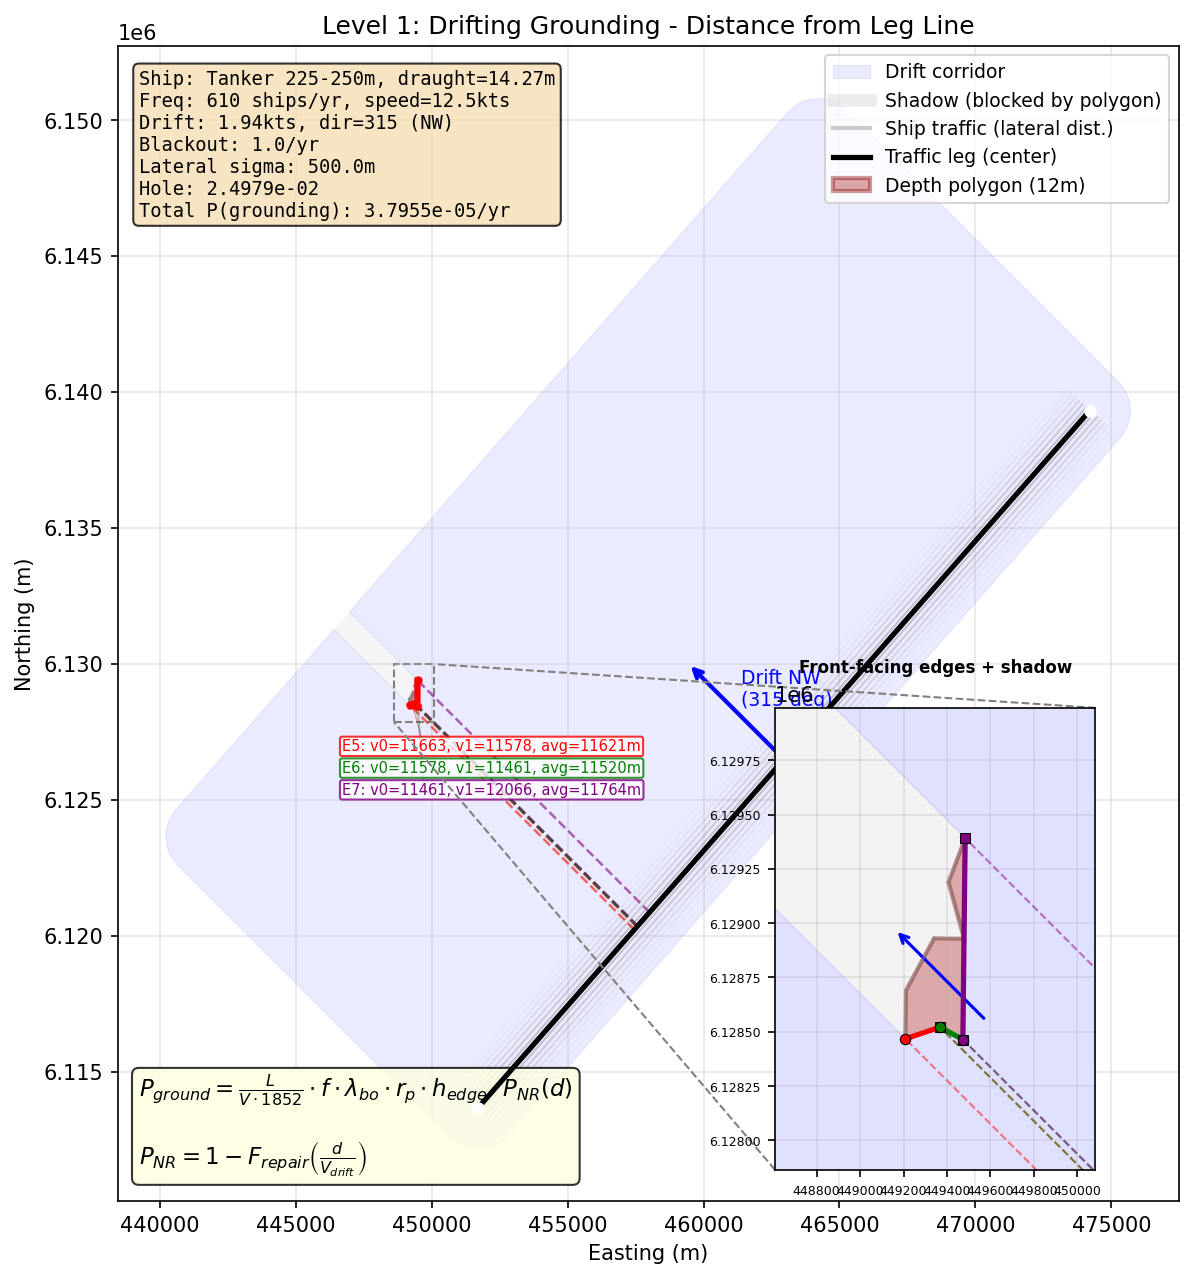

The script that saved this image:
"""
Level 1: Drifting Grounding - Single Polygon, Single Ship Category, Single Leg
===============================================================================

This example demonstrates the fundamental drifting grounding probability
calculation in OMRAT. A ship on a traffic leg suffers a blackout and drifts
in one direction toward a shallow polygon.

Setup:
    - One straight traffic leg (Leg 3 from proj_3_3, bearing ~41 deg NE)
    - One depth polygon (12m depth, a rectangular cell south of the leg)
    - One ship category: Oil tanker 225-250m, draught=14.27m
    - Drift direction: 315 deg compass (NW) -- toward the polygon
    - Uniform wind rose: 1/8 per direction

We show two distance modes:
    (a) start_from = 'leg_center': distance from the leg LINE (default)
    (b) start_from = 'distribution_center': distance from the mean-offset line

In both modes, distance is measured from each edge VERTEX back to the
reference line (leg or offset) along the drift direction using reverse rays.

All computations use OMRAT's actual functions.
"""

import sys
import os
sys.path.insert(0, os.path.abspath(os.path.join(os.path.dirname(__file__), '..', '..')))

import numpy as np
import matplotlib.pyplot as plt
import matplotlib.patches as mpatches
from matplotlib.patches import FancyArrowPatch
from shapely.geometry import LineString, Polygon, Point, box
from shapely.ops import transform
from scipy import stats
import pyproj

from drifting.engine import (
    LegState, ShipState, DriftConfig,
    compass_to_math_deg,
    directional_distance_to_point_from_offset_leg,
    directional_distance_m,
    corridor_width_m,
    build_directional_corridor,
    edge_average_distance_m,
)
from compute.basic_equations import get_not_repaired, get_drift_time
from geometries.analytical_probability import (
    compute_probability_analytical,
    _extract_polygon_rings,
)


# =============================================================================
# 1. GEOMETRY SETUP (from proj_3_3 in EPSG:4326, transformed to UTM)
# =============================================================================

# Leg 3 endpoints (from proj_3_3 model.xml)
# WP_2_End_Point -> WP_3_End_Point (SW to NE, bearing ~41 deg)
leg3_start_lonlat = (14.24187, 55.16728)  # SW endpoint (WP_2_End_Point)
leg3_end_lonlat = (14.59271, 55.39937)    # NE endpoint (WP_3_End_Point)

# Depth polygon BD5A4C46 vertices -- more natural shape with extra corners
poly_vertices_lonlat = [
    (14.20417, 55.30833),
    (14.20300, 55.30650),
    (14.20417, 55.30417),
    (14.20200, 55.30417),
    (14.20000, 55.30200),
    (14.20000, 55.30000),
    (14.20250, 55.30050),
    (14.20417, 55.30000),
    (14.20417, 55.30833),
]

# Transform to UTM zone 33N (EPSG:32633) for metric calculations
proj_wgs84 = pyproj.CRS("EPSG:4326")
proj_utm = pyproj.CRS("EPSG:32633")
transformer = pyproj.Transformer.from_crs(proj_wgs84, proj_utm, always_xy=True)
transformer_inv = pyproj.Transformer.from_crs(proj_utm, proj_wgs84, always_xy=True)

def to_utm(lon, lat):
    return transformer.transform(lon, lat)

def to_wgs84(x, y):
    return transformer_inv.transform(x, y)

# Transform leg to UTM
leg_start_utm = to_utm(*leg3_start_lonlat)
leg_end_utm = to_utm(*leg3_end_lonlat)
leg_line = LineString([leg_start_utm, leg_end_utm])

# Transform polygon to UTM
poly_utm_coords = [to_utm(lon, lat) for lon, lat in poly_vertices_lonlat]
depth_polygon = Polygon(poly_utm_coords)

print("=" * 80)
print("LEVEL 1: Single Polygon, Single Ship Category, Single Leg")
print("=" * 80)
print()
print("GEOMETRY (UTM Zone 33N, EPSG:32633):")
print(f"  Leg start:  ({leg_start_utm[0]:.1f}, {leg_start_utm[1]:.1f}) m")
print(f"  Leg end:    ({leg_end_utm[0]:.1f}, {leg_end_utm[1]:.1f}) m")
print(f"  Leg length: {leg_line.length:.1f} m")
print(f"  Leg bearing: ~41 deg (NE)")
print(f"  Polygon depth: 12 m")
print(f"  Polygon centroid (UTM): ({depth_polygon.centroid.x:.1f}, {depth_polygon.centroid.y:.1f})")
print()

# =============================================================================
# 2. SHIP AND DRIFT PARAMETERS
# =============================================================================

# Ship category: Oil products tanker 225-250m
ship_draught = 14.27  # meters (design draught)
ship_speed_kts = 12.5  # knots (service speed)
ship_freq = 610  # ships/year on this leg (one direction)

# Drift parameters
drift_speed_kts = 1.94  # knots
drift_speed_ms = drift_speed_kts * 1852 / 3600  # m/s = 0.998 m/s
blackout_rate = 1.0  # per year
blackout_per_hour = blackout_rate / (365.25 * 24)

# Repair time distribution (lognormal)
repair_data = {
    'use_lognormal': 1,
    'std': 1.0,    # shape parameter (sigma of log)
    'loc': 0.0,    # location
    'scale': 1.0,  # scale (median repair time in hours)
}

# Wind rose: uniform
rose_prob = 1.0 / 8.0  # 0.125 per direction

# Drift direction: 315 deg compass (NW)
drift_direction = 315

# Lateral distribution: single Gaussian with sigma based on leg width
# In OMRAT, sigma comes from the traffic distribution fitting
# For this example, use a typical value
lateral_sigma = 500.0  # meters (typical for a wide lane)

print("SHIP & DRIFT PARAMETERS:")
print(f"  Ship type: Oil products tanker 225-250m")
print(f"  Draught: {ship_draught} m (> polygon depth 12m -> grounding hazard)")
print(f"  Speed: {ship_speed_kts} kts")
print(f"  Frequency: {ship_freq} ships/year")
print(f"  Drift speed: {drift_speed_kts} kts = {drift_speed_ms:.3f} m/s")
print(f"  Blackout rate: {blackout_rate}/year = {blackout_per_hour:.6e}/hour")
print(f"  Rose probability (NW=315): {rose_prob}")
print(f"  Lateral sigma: {lateral_sigma} m")
print()

# =============================================================================
# 3. CONSTRUCT OMRAT OBJECTS
# =============================================================================

leg_state = LegState(
    leg_id="LEG_3",
    line=leg_line,
    mean_offset_m=0.0,  # No offset (start_from='leg_center')
    lateral_sigma_m=lateral_sigma,
)

ship_state = ShipState(
    draught_m=ship_draught,
    anchor_d=7.0,  # Not used in this simple example (no anchoring zones)
)

reach_distance = 50000.0  # meters (max drift reach)
cfg = DriftConfig(
    reach_distance_m=reach_distance,
    corridor_sigma_multiplier=3.0,
    use_leg_offset_for_distance=False,
)

# =============================================================================
# 4. STEP-BY-STEP CALCULATION
# =============================================================================

print("CALCULATION STEPS:")
print("-" * 80)

# Step 1: Exposure (base rate)
hours_present = (leg_line.length / (ship_speed_kts * 1852)) * ship_freq
base = hours_present * blackout_per_hour
print(f"  Step 1 - Exposure:")
print(f"    hours_present = L / (V * 1852) * freq")
print(f"                  = {leg_line.length:.1f} / ({ship_speed_kts} * 1852) * {ship_freq}")
print(f"                  = {hours_present:.4f} hours/year")
print(f"    base = hours_present * blackout_per_hour")
print(f"         = {hours_present:.4f} * {blackout_per_hour:.6e}")
print(f"         = {base:.6e}")
print()

# Step 2: Probability hole (what fraction of lateral distribution hits polygon)
# Using analytical probability
leg_coords = np.array(leg_line.coords)
leg_start_np = leg_coords[0]
leg_end_np = leg_coords[-1]
leg_vec = leg_end_np - leg_start_np
leg_len = leg_line.length
leg_dir = leg_vec / leg_len
perp_dir = np.array([-leg_dir[1], leg_dir[0]])

# Drift direction vector (compass to math)
math_deg = compass_to_math_deg(drift_direction)
angle_rad = np.radians(math_deg)
drift_vec = np.array([np.cos(angle_rad), np.sin(angle_rad)])

# Lateral distribution
lateral_dist = stats.norm(0, lateral_sigma)
lateral_range = 5.0 * lateral_sigma  # +/- 5 sigma

polygon_rings = _extract_polygon_rings(depth_polygon)

hole_pct = compute_probability_analytical(
    leg_start=leg_start_np,
    leg_vec=leg_vec,
    perp_dir=perp_dir,
    drift_vec=drift_vec,
    distance=reach_distance,
    lateral_range=lateral_range,
    polygon_rings=polygon_rings,
    dists=[lateral_dist],
    weights=np.array([1.0]),
    n_slices=200,
)

print(f"  Step 2 - Probability hole (analytical):")
print(f"    drift_direction = {drift_direction} deg compass = {math_deg:.1f} deg math")
print(f"    drift_vec = ({drift_vec[0]:.4f}, {drift_vec[1]:.4f})")
print(f"    lateral_range = 5 * sigma = {lateral_range:.0f} m")
print(f"    n_slices = 200")
print(f"    hole_pct = {hole_pct:.6e}")
print(f"    (fraction of distribution that intersects polygon in this direction)")
print()

# Step 3: Edge-level distribution of hole
# Get polygon edges and their individual distances
edges = list(zip(poly_utm_coords[:-1], poly_utm_coords[1:]))
print(f"  Step 3 - Edge distances and hole distribution:")
print(f"    Polygon has {len(edges)} edges")

# Build corridor for edge filtering
corridor = build_directional_corridor(leg_state, drift_direction, cfg)

# For each edge, compute its directional distance and check if it faces the drift
edge_data = []
math_deg = compass_to_math_deg(drift_direction)
drift_ux = np.cos(np.radians(math_deg))
drift_uy = np.sin(np.radians(math_deg))

for i, (p1, p2) in enumerate(edges):
    d_avg = edge_average_distance_m(
        leg_state, drift_direction, (p1, p2), use_leg_offset=False
    )
    # Check if edge intersects corridor
    edge_line = LineString([p1, p2])
    in_corridor = corridor.intersects(edge_line)

    # For a CCW polygon (Shapely default), outward normal of edge p1->p2 is (dy, -dx).
    ex, ey = p2[0] - p1[0], p2[1] - p1[1]
    # Shapely exterior is CCW by default; outward normal = (ey, -ex)
    nx, ny = ey, -ex
    # Edge faces drift source if normal points AGAINST drift direction
    faces_drift = (nx * drift_ux + ny * drift_uy) < 0

    edge_data.append({
        'idx': i,
        'p1': p1,
        'p2': p2,
        'dist': d_avg,
        'in_corridor': in_corridor,
        'faces_drift': faces_drift,
        'length': edge_line.length,
    })
    status = ""
    if not in_corridor:
        status = " [outside corridor]"
    elif not faces_drift:
        status = " [shadowed - faces away from drift]"
    if d_avg is not None:
        print(f"    Edge {i} ({p1[0]:.0f},{p1[1]:.0f})->({p2[0]:.0f},{p2[1]:.0f}): "
              f"dist={d_avg:.1f}m, in_corridor={in_corridor}, faces_drift={faces_drift}, "
              f"len={edge_line.length:.1f}m{status}")
    else:
        print(f"    Edge {i}: no valid directional distance (not facing drift)")

# Only edges that are in corridor AND face into the drift can be hit
valid_edges = [e for e in edge_data
               if e['in_corridor'] and e['faces_drift'] and e['dist'] is not None]
shadowed_edges = [e for e in edge_data
                  if e['in_corridor'] and not e['faces_drift'] and e['dist'] is not None]
total_overlap = sum(e['length'] for e in valid_edges)
print()
print(f"    Total overlap of valid edges: {total_overlap:.1f} m")
for e in valid_edges:
    e['edge_hole'] = hole_pct * (e['length'] / total_overlap)
    print(f"    Edge {e['idx']}: edge_hole = {hole_pct:.6e} * "
          f"{e['length']:.1f}/{total_overlap:.1f} = {e['edge_hole']:.6e}")
print()

# Step 4: Probability of not being repaired (per edge)
print(f"  Step 4 - P(not repaired) per edge:")
for e in valid_edges:
    drift_time_s = e['dist'] / drift_speed_ms
    drift_time_h = drift_time_s / 3600
    p_nr = get_not_repaired(repair_data, drift_speed_ms, e['dist'])
    e['p_nr'] = p_nr
    print(f"    Edge {e['idx']}: dist={e['dist']:.1f}m, "
          f"drift_time={drift_time_h:.2f}h, P(not repaired)={p_nr:.6e}")
print()

# Step 5: Final grounding probability per edge
print(f"  Step 5 - Grounding probability per edge:")
print(f"    Formula: P_ground = base * rose * hole_edge * P(not_repaired)")
print()
total_grounding = 0.0
for e in valid_edges:
    p_ground = base * rose_prob * e['edge_hole'] * e['p_nr']
    e['p_ground'] = p_ground
    total_grounding += p_ground
    print(f"    Edge {e['idx']}: {base:.4e} * {rose_prob} * "
          f"{e['edge_hole']:.4e} * {e['p_nr']:.4e} = {p_ground:.4e}")

print()
print(f"  TOTAL grounding probability (NW direction, this ship category):")
print(f"    P_total = {total_grounding:.6e} events/year")
print()

# =============================================================================
# 5. COMPARISON: start_from = 'leg_center' vs 'distribution_center'
# =============================================================================

print("=" * 80)
print("DISTANCE MODE COMPARISON")
print("=" * 80)
print()

# Mode (a): Default -- from leg LINE (mean_offset_m = 0)
print(f"  Mode (a): start_from = 'leg_center' (DEFAULT)")
print(f"    Reference: the leg LINE itself (mean_offset_m = 0)")
print(f"    Distance measured from each edge vertex back to the leg line")
print(f"    along the drift direction (reverse ray).")
for e in valid_edges:
    p1_dist = directional_distance_to_point_from_offset_leg(
        leg_state, drift_direction, Point(e['p1']), use_leg_offset=False)
    p2_dist = directional_distance_to_point_from_offset_leg(
        leg_state, drift_direction, Point(e['p2']), use_leg_offset=False)
    print(f"    Edge {e['idx']}: v0={p1_dist:.1f}m, v1={p2_dist:.1f}m, "
          f"avg={e['dist']:.1f}m")

print()

# Mode (b): From distribution center (mean offset line)
# When traffic is offset from the leg, the mean position differs per direction.
# We use two offsets: +500m (direction A) and -500m (direction B).
example_offset = 500.0
leg_state_offset = LegState(
    leg_id='LEG_3', line=leg_line,
    mean_offset_m=example_offset, lateral_sigma_m=lateral_sigma)
print(f"  Mode (b): start_from = 'distribution_center'")
print(f"    Reference: the mean-offset line (offset = +{example_offset}m from leg)")
print(f"    Distance measured from each edge vertex back to the offset line")
print(f"    along the drift direction (reverse ray).")
for e in valid_edges:
    p1_dist = directional_distance_to_point_from_offset_leg(
        leg_state_offset, drift_direction, Point(e['p1']), use_leg_offset=True)
    p2_dist = directional_distance_to_point_from_offset_leg(
        leg_state_offset, drift_direction, Point(e['p2']), use_leg_offset=True)
    d_vals = [d for d in (p1_dist, p2_dist) if d is not None]
    avg = sum(d_vals) / len(d_vals) if d_vals else float('nan')
    p1_str = f"{p1_dist:.1f}" if p1_dist is not None else "N/A"
    p2_str = f"{p2_dist:.1f}" if p2_dist is not None else "N/A"
    print(f"    Edge {e['idx']}: v0={p1_str}m, v1={p2_str}m, avg={avg:.1f}m")

print()
print("  Both modes measure from each edge vertex back to the reference line")
print("  along the drift direction.  'distribution_center' accounts for traffic")
print("  not being centered on the charted leg.")
print()

# =============================================================================
# 6. GENERATE FIGURE 1: Main overview with traffic lines
# =============================================================================

fig, ax = plt.subplots(1, 1, figsize=(14, 10))

# --- Corridor with hole AND shadow behind polygon ---
max_target_dist = max(e['dist'] for e in valid_edges)
cfg_display = DriftConfig(reach_distance_m=1.2 * max_target_dist, corridor_sigma_multiplier=3.0)
corridor_display = build_directional_corridor(leg_state, drift_direction, cfg_display)
from shapely.geometry import MultiPolygon
math_rad = np.radians(compass_to_math_deg(drift_direction))

# Build shadow zone: quad-based sweep in drift direction (NW)
# Note: we use drift_ux/drift_uy directly (correct NW vector) instead of
# create_obstacle_shadow which uses a different compass convention.
from shapely.affinity import translate as _translate
from shapely.ops import unary_union as _unary_union
_corr_diag = np.sqrt((corridor_display.bounds[2]-corridor_display.bounds[0])**2 +
                     (corridor_display.bounds[3]-corridor_display.bounds[1])**2)
_extrude = _corr_diag * 2
_far_poly = _translate(depth_polygon, xoff=drift_ux*_extrude, yoff=drift_uy*_extrude)
_orig_coords = list(depth_polygon.exterior.coords)[:-1]
_far_coords = list(_far_poly.exterior.coords)[:-1]
_quads = []
for _qi in range(len(_orig_coords)):
    _qj = (_qi + 1) % len(_orig_coords)
    _q = Polygon([_orig_coords[_qi], _orig_coords[_qj],
                  _far_coords[_qj], _far_coords[_qi]])
    if _q.is_valid and _q.area > 0:
        _quads.append(_q)
shadow_poly = _unary_union([depth_polygon, _far_poly] + _quads)
# Corridor minus the full shadow (shadow includes the obstacle itself)
corridor_with_hole = corridor_display.difference(shadow_poly)

# Draw the visible corridor
def _draw_geom(ax_obj, geom, alpha, fc, ec, lw, label=None):
    if geom.is_empty:
        return
    if geom.geom_type == 'Polygon':
        ax_obj.fill(*geom.exterior.xy, alpha=alpha, fc=fc, ec=ec, lw=lw, label=label)
        for interior in geom.interiors:
            ax_obj.fill(*interior.xy, fc='white', ec='darkred', lw=1)
    elif geom.geom_type == 'MultiPolygon':
        first = True
        for g in geom.geoms:
            ax_obj.fill(*g.exterior.xy, alpha=alpha, fc=fc, ec=ec, lw=lw,
                        label=label if first else None)
            for interior in g.interiors:
                ax_obj.fill(*interior.xy, fc='white', ec='darkred', lw=1)
            first = False

_draw_geom(ax, corridor_with_hole, 0.08, 'blue', 'blue', 0.5, 'Drift corridor')

# Draw shadow zone to show blocked area behind polygon
shadow_visible = corridor_display.intersection(shadow_poly).difference(depth_polygon)
_draw_geom(ax, shadow_visible, 0.08, 'gray', 'none', 0)
if not shadow_visible.is_empty:
    ax.plot([], [], color='gray', ls='-', lw=6, alpha=0.15, label='Shadow (blocked by polygon)')

# --- Traffic lines (multiple semi-transparent lines on both sides of leg) ---
n_traffic_lines = 15
max_offset = 2.5 * lateral_sigma
offsets = np.linspace(-max_offset, max_offset, n_traffic_lines)
# Weight by normal distribution for visual density
weights = stats.norm(0, lateral_sigma).pdf(offsets)
weights = weights / weights.max()
for offset, w in zip(offsets, weights):
    shifted = leg_line.parallel_offset(offset, 'left')
    if shifted.geom_type == 'LineString' and not shifted.is_empty:
        ax.plot(*shifted.xy, color='gray', lw=1, alpha=float(w) * 0.4, zorder=3)
# Label traffic
ax.plot([], [], color='gray', lw=2, alpha=0.4, label='Ship traffic (lateral dist.)')

# Plot central leg
ax.plot(*leg_line.xy, 'k-', linewidth=2.5, label='Traffic leg (center)', zorder=5)
ax.plot(*leg_line.xy, 'wo', markersize=5, zorder=6)

# Plot polygon
poly_x = [c[0] for c in poly_utm_coords]
poly_y = [c[1] for c in poly_utm_coords]
ax.fill(poly_x, poly_y, alpha=0.4, fc='brown', ec='darkred', lw=2, label='Depth polygon (12m)')

# Draw drift direction arrow from leg center
center = leg_line.centroid
arrow_len = 5000
math_rad = np.radians(compass_to_math_deg(drift_direction))
dx, dy = arrow_len * np.cos(math_rad), arrow_len * np.sin(math_rad)
ax.annotate('', xy=(center.x + dx, center.y + dy), xytext=(center.x, center.y),
            arrowprops=dict(arrowstyle='->', color='blue', lw=2))
ax.text(center.x + dx*0.5 + 200, center.y + dy*0.5 + 200,
        f'Drift NW\n(315 deg)', color='blue', fontsize=9, ha='left')

# Draw distance lines from actual vertices for valid edges
dist_colors = ['red', 'green', 'purple', 'orange', 'teal',
               'darkred', 'darkgreen', 'navy']
drift_perp = np.array([-np.sin(math_rad), np.cos(math_rad)])

# Precompute per-vertex distances for drawing
edge_draw_data = []
for i, e in enumerate(valid_edges):
    d0 = directional_distance_to_point_from_offset_leg(
        leg_state, drift_direction, Point(e['p1']), use_leg_offset=False)
    d1 = directional_distance_to_point_from_offset_leg(
        leg_state, drift_direction, Point(e['p2']), use_leg_offset=False)
    edge_draw_data.append((d0, d1))
    c = dist_colors[i % len(dist_colors)]
    # Draw from vertex 0 back to leg
    if d0 is not None:
        bx0 = e['p1'][0] - d0 * np.cos(math_rad)
        by0 = e['p1'][1] - d0 * np.sin(math_rad)
        ax.plot([bx0, e['p1'][0]], [by0, e['p1'][1]],
                '--', color=c, lw=1.2, zorder=4, alpha=0.6)
    # Draw from vertex 1 back to leg
    if d1 is not None:
        bx1 = e['p2'][0] - d1 * np.cos(math_rad)
        by1 = e['p2'][1] - d1 * np.sin(math_rad)
        ax.plot([bx1, e['p2'][0]], [by1, e['p2'][1]],
                '--', color=c, lw=1.2, zorder=4, alpha=0.6)

# Place text labels stacked vertically in a column to the left, no overlap
n_edges = len(valid_edges)
# Find a good column position: left of polygon, in the corridor
col_x = min(c[0] for c in poly_utm_coords) - 2500
col_y_top = min(c[1] for c in poly_utm_coords) - 1500
label_spacing = 800
for i, e in enumerate(valid_edges):
    c = dist_colors[i % len(dist_colors)]
    d0, d1 = edge_draw_data[i]
    d0_s = f'{d0:.0f}' if d0 is not None else 'N/A'
    d1_s = f'{d1:.0f}' if d1 is not None else 'N/A'
    ty = col_y_top - i * label_spacing
    ax.text(col_x, ty, f'E{e["idx"]}: v0={d0_s}, v1={d1_s}, avg={e["dist"]:.0f}m',
            color=c, fontsize=7, ha='left', va='center',
            bbox=dict(boxstyle='round,pad=0.15', fc='white', ec=c, alpha=0.8),
            zorder=10)
    # Thin leader line from label to edge midpoint
    emx = (e['p1'][0] + e['p2'][0]) / 2
    emy = (e['p1'][1] + e['p2'][1]) / 2
    ax.annotate('', xy=(emx, emy), xytext=(col_x + 3000, ty),
                arrowprops=dict(arrowstyle='-', color=c, lw=0.5, alpha=0.4),
                zorder=4)

# Highlight valid (front-facing) edges; show shadowed edges in gray
for e in valid_edges:
    ax.plot([e['p1'][0], e['p2'][0]], [e['p1'][1], e['p2'][1]],
            'r-', linewidth=3, zorder=7)
    ax.plot(e['p1'][0], e['p1'][1], 'ro', markersize=3, zorder=8)
    ax.plot(e['p2'][0], e['p2'][1], 'ro', markersize=3, zorder=8)
for e in shadowed_edges:
    ax.plot([e['p1'][0], e['p2'][0]], [e['p1'][1], e['p2'][1]],
            '-', color='gray', linewidth=2, zorder=6, alpha=0.5)

# Annotations box
textstr = (
    f"Ship: Tanker 225-250m, draught={ship_draught}m\n"
    f"Freq: {ship_freq} ships/yr, speed={ship_speed_kts}kts\n"
    f"Drift: {drift_speed_kts}kts, dir=315 (NW)\n"
    f"Blackout: {blackout_rate}/yr\n"
    f"Lateral sigma: {lateral_sigma}m\n"
    f"Hole: {hole_pct:.4e}\n"
    f"Total P(grounding): {total_grounding:.4e}/yr"
)
props = dict(boxstyle='round', facecolor='wheat', alpha=0.8)
ax.text(0.02, 0.98, textstr, transform=ax.transAxes, fontsize=9,
        verticalalignment='top', bbox=props, family='monospace')

# Formula box
formula = (
    r"$P_{ground} = \frac{L}{V \cdot 1852} \cdot f \cdot \lambda_{bo} "
    r"\cdot r_p \cdot h_{edge} \cdot P_{NR}(d)$"
    "\n\n"
    r"$P_{NR} = 1 - F_{repair}\left(\frac{d}{V_{drift}}\right)$"
)
ax.text(0.02, 0.02, formula, transform=ax.transAxes, fontsize=11,
        verticalalignment='bottom', bbox=dict(boxstyle='round', facecolor='lightyellow', alpha=0.8))

ax.set_xlabel('Easting (m)', fontsize=10)
ax.set_ylabel('Northing (m)', fontsize=10)
ax.set_title('Level 1: Drifting Grounding - Distance from Leg Line', fontsize=12)
ax.legend(loc='upper right', fontsize=9)
ax.set_aspect('equal')
ax.grid(True, alpha=0.3)

# --- Zoomed inset: polygon detail with shadow + front-facing edges ---
from mpl_toolkits.axes_grid1.inset_locator import inset_axes, mark_inset
ax_zoom = inset_axes(ax, width="40%", height="40%", loc='lower right', borderpad=1.5)

pad = 600
px = [c[0] for c in poly_utm_coords]
py = [c[1] for c in poly_utm_coords]
zoom_box = box(min(px)-pad, min(py)-pad, max(px)+pad, max(py)+pad)

# Corridor (without shadow) in inset
corridor_clip = corridor_with_hole.intersection(zoom_box)
_draw_geom(ax_zoom, corridor_clip, 0.12, 'blue', 'blue', 0.5)

# Shadow in inset
shadow_clip = shadow_visible.intersection(zoom_box) if not shadow_visible.is_empty else Polygon()
_draw_geom(ax_zoom, shadow_clip, 0.10, 'gray', 'none', 0)

# Polygon in inset
ax_zoom.fill(poly_x, poly_y, alpha=0.4, fc='brown', ec='darkred', lw=2)

# Front-facing (hittable) edges colored, shadowed edges in gray
for i, e in enumerate(valid_edges):
    c = dist_colors[i % len(dist_colors)]
    ax_zoom.plot([e['p1'][0], e['p2'][0]], [e['p1'][1], e['p2'][1]],
                 '-', color=c, linewidth=2.5, zorder=7)
    ax_zoom.plot(e['p1'][0], e['p1'][1], 'o', color=c, markersize=5, zorder=8,
                 markeredgecolor='black', markeredgewidth=0.5)
    ax_zoom.plot(e['p2'][0], e['p2'][1], 's', color=c, markersize=5, zorder=8,
                 markeredgecolor='black', markeredgewidth=0.5)
for e in shadowed_edges:
    ax_zoom.plot([e['p1'][0], e['p2'][0]], [e['p1'][1], e['p2'][1]],
                 '-', color='gray', linewidth=1.5, zorder=6, alpha=0.5)

# Measurement rays in inset for front-facing edges
for i, e in enumerate(valid_edges):
    c = dist_colors[i % len(dist_colors)]
    d0, d1 = edge_draw_data[i]
    if d0 is not None:
        bx = e['p1'][0] - d0 * np.cos(math_rad)
        by = e['p1'][1] - d0 * np.sin(math_rad)
        ax_zoom.plot([bx, e['p1'][0]], [by, e['p1'][1]],
                     '--', color=c, lw=1, alpha=0.5)
    if d1 is not None:
        bx = e['p2'][0] - d1 * np.cos(math_rad)
        by = e['p2'][1] - d1 * np.sin(math_rad)
        ax_zoom.plot([bx, e['p2'][0]], [by, e['p2'][1]],
                     '--', color=c, lw=1, alpha=0.5)

# Drift arrow in inset
center_z = depth_polygon.centroid
ax_zoom.annotate('', xy=(center_z.x - 300*np.cos(math_rad), center_z.y - 300*np.sin(math_rad)),
                 xytext=(center_z.x + 300*np.cos(math_rad), center_z.y + 300*np.sin(math_rad)),
                 arrowprops=dict(arrowstyle='<-', color='blue', lw=1.5))

ax_zoom.set_xlim(min(px)-pad, max(px)+pad)
ax_zoom.set_ylim(min(py)-pad, max(py)+pad)
ax_zoom.set_aspect('equal')
ax_zoom.grid(True, alpha=0.3)
ax_zoom.set_title('Front-facing edges + shadow', fontsize=8, fontweight='bold')
ax_zoom.tick_params(labelsize=6)

# Connect inset to main axes (NW and SE corners)
mark_inset(ax, ax_zoom, loc1=1, loc2=3, fc='none', ec='0.5', lw=1, ls='--')

output_dir = os.path.dirname(__file__)
fig_path = os.path.join(output_dir, 'level_1_single_polygon.png')
plt.savefig(fig_path, dpi=150, bbox_inches='tight')
print(f"Figure saved: {fig_path}")
plt.close()

# =============================================================================
# 7. GENERATE FIGURE 2: Two mean-offset lines (one per traffic direction)
#    Zoom on LEG side to show where reverse rays land + bimodal traffic
# =============================================================================

from drifting.engine import _offset_line_perpendicular

# Two mean offsets: +500m and -500m from the leg, one per traffic direction
mean_offset_A = 500.0   # direction A ships travel
mean_offset_B = -500.0  # direction B ships travel (opposite side)
offset_line_A = _offset_line_perpendicular(leg_line, mean_offset_A)
offset_line_B = _offset_line_perpendicular(leg_line, mean_offset_B)

# Build leg states for each offset
leg_state_A = LegState(leg_id='LEG_3', line=leg_line,
                       mean_offset_m=mean_offset_A, lateral_sigma_m=lateral_sigma)
leg_state_B = LegState(leg_id='LEG_3', line=leg_line,
                       mean_offset_m=mean_offset_B, lateral_sigma_m=lateral_sigma)

fig2, ax2 = plt.subplots(1, 1, figsize=(16, 11))

# Corridor with hole and shadow (reuse from Fig 1)
_draw_geom(ax2, corridor_with_hole, 0.08, 'blue', 'blue', 0.5, 'Drift corridor')
_draw_geom(ax2, shadow_visible, 0.06, 'gray', 'none', 0)

# --- Bimodal traffic lines: two groups centered on offset_A and offset_B ---
n_per_group = 25
sigma_each = lateral_sigma * 0.6  # narrower per-direction spread for clearer peaks
offsets_A = np.linspace(mean_offset_A - 2.5*sigma_each, mean_offset_A + 2.5*sigma_each, n_per_group)
offsets_B = np.linspace(mean_offset_B - 2.5*sigma_each, mean_offset_B + 2.5*sigma_each, n_per_group)
weights_A = stats.norm(mean_offset_A, sigma_each).pdf(offsets_A)
weights_B = stats.norm(mean_offset_B, sigma_each).pdf(offsets_B)
w_max = max(weights_A.max(), weights_B.max())
weights_A = weights_A / w_max
weights_B = weights_B / w_max

for off_val, w in zip(offsets_A, weights_A):
    shifted = leg_line.parallel_offset(off_val, 'left')
    if shifted.geom_type == 'LineString' and not shifted.is_empty:
        ax2.plot(*shifted.xy, color='gray', lw=1, alpha=float(w) * 0.45, zorder=3)
for off_val, w in zip(offsets_B, weights_B):
    shifted = leg_line.parallel_offset(off_val, 'left')
    if shifted.geom_type == 'LineString' and not shifted.is_empty:
        ax2.plot(*shifted.xy, color='gray', lw=1, alpha=float(w) * 0.45, zorder=3)
ax2.plot([], [], color='gray', lw=2, alpha=0.45, label='Ship traffic (bimodal)')

# Central leg
ax2.plot(*leg_line.xy, 'k-', linewidth=2.5, label='Traffic leg (center)', zorder=5)
ax2.plot(*leg_line.xy, 'wo', markersize=5, zorder=6)

# Mean-offset lines
ax2.plot(*offset_line_A.xy, color='darkorange', linewidth=2.5, linestyle='--',
         label=f'Mean-offset A (+{mean_offset_A:.0f}m)', zorder=5)
ax2.plot(*offset_line_B.xy, color='deepskyblue', linewidth=2.5, linestyle='--',
         label=f'Mean-offset B ({mean_offset_B:.0f}m)', zorder=5)

# Polygon
ax2.fill(poly_x, poly_y, alpha=0.4, fc='brown', ec='darkred', lw=2, label='Depth polygon (12m)')

# Drift arrow
ax2.annotate('', xy=(center.x + dx, center.y + dy), xytext=(center.x, center.y),
             arrowprops=dict(arrowstyle='->', color='blue', lw=2))
ax2.text(center.x + dx*0.5 + 200, center.y + dy*0.5 + 200,
         f'Drift NW\n(315 deg)', color='blue', fontsize=9, ha='left')

# Compute per-vertex distances to all three references for front-facing edges
# Measurement lines run from the vertex to offset B (the farthest reference line)
edge_1b_data = []
southernmost_idx = None
southernmost_y = float('inf')

for i, e in enumerate(valid_edges):
    c = dist_colors[i % len(dist_colors)]
    for vi, v in enumerate([e['p1'], e['p2']]):
        pt = Point(v)
        d_leg = directional_distance_to_point_from_offset_leg(
            leg_state, drift_direction, pt, use_leg_offset=False)
        d_offA = directional_distance_to_point_from_offset_leg(
            leg_state_A, drift_direction, pt, use_leg_offset=True)
        d_offB = directional_distance_to_point_from_offset_leg(
            leg_state_B, drift_direction, pt, use_leg_offset=True)

        edge_1b_data.append({
            'edge_idx': e['idx'], 'vi': vi, 'v': v, 'color': c,
            'd_leg': d_leg, 'd_offA': d_offA, 'd_offB': d_offB,
        })

        if v[1] < southernmost_y:
            southernmost_y = v[1]
            southernmost_idx = len(edge_1b_data) - 1

        # Draw measurement line from vertex to offset B (stop there, do not extend past)
        if d_offB is not None:
            bx_B = v[0] - d_offB * np.cos(math_rad)
            by_B = v[1] - d_offB * np.sin(math_rad)
            ax2.plot([bx_B, v[0]], [by_B, v[1]],
                     '--', color=c, lw=1.0, zorder=4, alpha=0.4)

# Mark vertex dots for front-facing edges
for e in valid_edges:
    ax2.plot([e['p1'][0], e['p2'][0]], [e['p1'][1], e['p2'][1]],
             'r-', linewidth=3, zorder=7)
    ax2.plot(e['p1'][0], e['p1'][1], 'ro', markersize=3, zorder=8)
    ax2.plot(e['p2'][0], e['p2'][1], 'ro', markersize=3, zorder=8)
# Shadowed edges in gray
for e in shadowed_edges:
    ax2.plot([e['p1'][0], e['p2'][0]], [e['p1'][1], e['p2'][1]],
             '-', color='gray', linewidth=2, zorder=6, alpha=0.5)

# For the SOUTHERNMOST vertex, highlight its measurement line thicker
if southernmost_idx is not None:
    sd = edge_1b_data[southernmost_idx]
    v = sd['v']
    d_offB = sd['d_offB']
    sc = sd['color']

    if d_offB is not None:
        bx_B = v[0] - d_offB * np.cos(math_rad)
        by_B = v[1] - d_offB * np.sin(math_rad)
        ax2.plot([bx_B, v[0]], [by_B, v[1]],
                 '-', color=sc, lw=2.5, zorder=6, alpha=0.8)

        # Mark hit points on leg and both offsets
        if sd['d_leg'] is not None:
            bx_leg = v[0] - sd['d_leg'] * np.cos(math_rad)
            by_leg = v[1] - sd['d_leg'] * np.sin(math_rad)
            ax2.plot(bx_leg, by_leg, 'ko', markersize=7, zorder=9)
        if sd['d_offA'] is not None:
            bx_A = v[0] - sd['d_offA'] * np.cos(math_rad)
            by_A = v[1] - sd['d_offA'] * np.sin(math_rad)
            ax2.plot(bx_A, by_A, 's', color='darkorange', markersize=7,
                     zorder=9, markeredgecolor='black', markeredgewidth=0.5)
        ax2.plot(bx_B, by_B, 's', color='deepskyblue', markersize=7,
                 zorder=9, markeredgecolor='black', markeredgewidth=0.5)

# Info box
explain = (
    "TWO MEAN OFFSETS:\n"
    f"Offset A: +{mean_offset_A:.0f}m (orange)\n"
    f"Offset B: {mean_offset_B:.0f}m (blue)\n\n"
    "Ships in direction A are centered\n"
    "on offset A, direction B on offset B.\n\n"
    "Distance measured from each edge\n"
    "VERTEX back to the reference line\n"
    "along drift direction (reverse ray).\n\n"
    "Southernmost vertex shows all\n"
    "three distances explicitly."
)
ax2.text(0.02, 0.98, explain, transform=ax2.transAxes, fontsize=9,
         verticalalignment='top',
         bbox=dict(boxstyle='round', facecolor='wheat', alpha=0.8),
         family='monospace')

ax2.set_xlabel('Easting (m)', fontsize=10)
ax2.set_ylabel('Northing (m)', fontsize=10)
ax2.set_title('Level 1b: Two Mean Offsets per Traffic Direction', fontsize=12)
ax2.legend(loc='upper right', fontsize=9)
ax2.set_aspect('equal')
ax2.grid(True, alpha=0.3)

# --- Zoomed inset on the LEG SIDE ---
from mpl_toolkits.axes_grid1.inset_locator import inset_axes as inset_axes2, mark_inset as mark_inset2
ax_z2 = inset_axes2(ax2, width="40%", height="40%", loc='lower right', borderpad=1.5)

# Determine zoom bounds from where rays hit the leg area
# Use the southernmost vertex measurement line as the anchor
if southernmost_idx is not None and d_leg is not None:
    sd = edge_1b_data[southernmost_idx]
    v = sd['v']
    bx_leg = v[0] - sd['d_leg'] * np.cos(math_rad)
    by_leg = v[1] - sd['d_leg'] * np.sin(math_rad)
    # Zoom centered on the leg hit area, wide enough to show both offsets
    z_cx, z_cy = bx_leg, by_leg
    z_half = 2000  # 2km half-width
    z_xmin, z_xmax = z_cx - z_half, z_cx + z_half
    z_ymin, z_ymax = z_cy - z_half, z_cy + z_half
    zoom_box2 = box(z_xmin, z_ymin, z_xmax, z_ymax)

    # Draw bimodal traffic lines in inset
    for off_val, w in zip(offsets_A, weights_A):
        shifted = leg_line.parallel_offset(off_val, 'left')
        if shifted.geom_type == 'LineString' and not shifted.is_empty:
            clip = shifted.intersection(zoom_box2)
            if clip.geom_type == 'LineString' and not clip.is_empty:
                ax_z2.plot(*clip.xy, color='gray', lw=1.5, alpha=float(w)*0.5, zorder=3)
    for off_val, w in zip(offsets_B, weights_B):
        shifted = leg_line.parallel_offset(off_val, 'left')
        if shifted.geom_type == 'LineString' and not shifted.is_empty:
            clip = shifted.intersection(zoom_box2)
            if clip.geom_type == 'LineString' and not clip.is_empty:
                ax_z2.plot(*clip.xy, color='gray', lw=1.5, alpha=float(w)*0.5, zorder=3)

    # Leg and offset lines in inset
    for line_geom, clr, ls, lw in [
        (leg_line, 'black', '-', 3),
        (offset_line_A, 'darkorange', '--', 2.5),
        (offset_line_B, 'deepskyblue', '--', 2.5),
    ]:
        clip = line_geom.intersection(zoom_box2)
        if clip.geom_type == 'LineString' and not clip.is_empty:
            ax_z2.plot(*clip.xy, color=clr, linewidth=lw, linestyle=ls, zorder=5)

    # Draw ALL measurement lines in inset (vertex to offset B only)
    for ed in edge_1b_data:
        v = ed['v']
        db = ed['d_offB']
        if db is not None:
            bx = v[0] - db * np.cos(math_rad)
            by = v[1] - db * np.sin(math_rad)
            ax_z2.plot([bx, v[0]], [by, v[1]],
                       '--', color=ed['color'], lw=1, alpha=0.5, zorder=4)

    # Mark hit points for ALL vertices on all three lines
    for ed in edge_1b_data:
        v = ed['v']
        if ed['d_leg'] is not None:
            hx = v[0] - ed['d_leg'] * np.cos(math_rad)
            hy = v[1] - ed['d_leg'] * np.sin(math_rad)
            ax_z2.plot(hx, hy, 'o', color=ed['color'], markersize=4, zorder=9,
                       markeredgecolor='black', markeredgewidth=0.3)
        if ed['d_offA'] is not None:
            hx = v[0] - ed['d_offA'] * np.cos(math_rad)
            hy = v[1] - ed['d_offA'] * np.sin(math_rad)
            ax_z2.plot(hx, hy, 's', color='darkorange', markersize=4, zorder=9,
                       markeredgecolor='black', markeredgewidth=0.3)
        if ed['d_offB'] is not None:
            hx = v[0] - ed['d_offB'] * np.cos(math_rad)
            hy = v[1] - ed['d_offB'] * np.sin(math_rad)
            ax_z2.plot(hx, hy, 's', color='deepskyblue', markersize=4, zorder=9,
                       markeredgecolor='black', markeredgewidth=0.3)

    # Highlight the southernmost measurement line in the inset (to offset B)
    if southernmost_idx is not None:
        sd = edge_1b_data[southernmost_idx]
        v = sd['v']
        if sd['d_offB'] is not None:
            bx = v[0] - sd['d_offB'] * np.cos(math_rad)
            by = v[1] - sd['d_offB'] * np.sin(math_rad)
            ax_z2.plot([bx, v[0]], [by, v[1]],
                       '-', color=sd['color'], lw=2.5, alpha=0.8, zorder=6)

    # Distance labels ONLY for the highlighted (southernmost/red) line, placed south
    if southernmost_idx is not None:
        sd_label = edge_1b_data[southernmost_idx]
        v = sd_label['v']
        for ref_key, ref_color, ref_name in [
            ('d_offA', 'darkorange', 'A'),
            ('d_leg', 'black', 'Leg'),
            ('d_offB', 'deepskyblue', 'B'),
        ]:
            d = sd_label[ref_key]
            if d is not None:
                hx = v[0] - d * np.cos(math_rad)
                hy = v[1] - d * np.sin(math_rad)
                if z_xmin <= hx <= z_xmax and z_ymin <= hy <= z_ymax:
                    ax_z2.text(hx, hy - 300, f'{ref_name}: {d:.0f}m',
                               fontsize=8, color=ref_color, ha='center', va='top',
                               fontweight='bold', zorder=11,
                               bbox=dict(boxstyle='round,pad=0.15', fc='white',
                                         ec=ref_color, alpha=0.85, lw=0.5))

    ax_z2.set_xlim(z_xmin, z_xmax)
    ax_z2.set_ylim(z_ymin, z_ymax)
    ax_z2.set_aspect('equal')
    ax_z2.grid(True, alpha=0.3)
    ax_z2.set_title('Zoom: ray hits on leg / offset A / offset B', fontsize=7, fontweight='bold')
    ax_z2.tick_params(labelsize=5)
    ax_z2.plot([], [], 'ko', markersize=4, label='On leg')
    ax_z2.plot([], [], 's', color='darkorange', markersize=4, label='On offset A')
    ax_z2.plot([], [], 's', color='deepskyblue', markersize=4, label='On offset B')
    ax_z2.legend(fontsize=5, loc='upper left')
    mark_inset2(ax2, ax_z2, loc1=2, loc2=3, fc='none', ec='0.5', lw=1, ls='--')

fig2_path = os.path.join(output_dir, 'level_1b_distribution_center.png')
plt.savefig(fig2_path, dpi=150, bbox_inches='tight')
print(f"Figure saved: {fig2_path}")
plt.close()

print()
print("SUMMARY")
print("=" * 80)
print(f"  Grounding probability for vertex 7432B79C edge from LEG_3:")
print(f"  One ship category (Tanker 225-250m), one direction (NW):")
print(f"  P = {total_grounding:.6e} events/year")
print()
print("  Components breakdown:")
print(f"    base (exposure)   = {base:.6e}")
print(f"    rose_prob (NW)    = {rose_prob}")
print(f"    hole_pct (total)  = {hole_pct:.6e}")
print(f"    The hole is distributed across valid edges proportional to their length")
print(f"    P(not repaired) depends on distance from leg to each edge")
